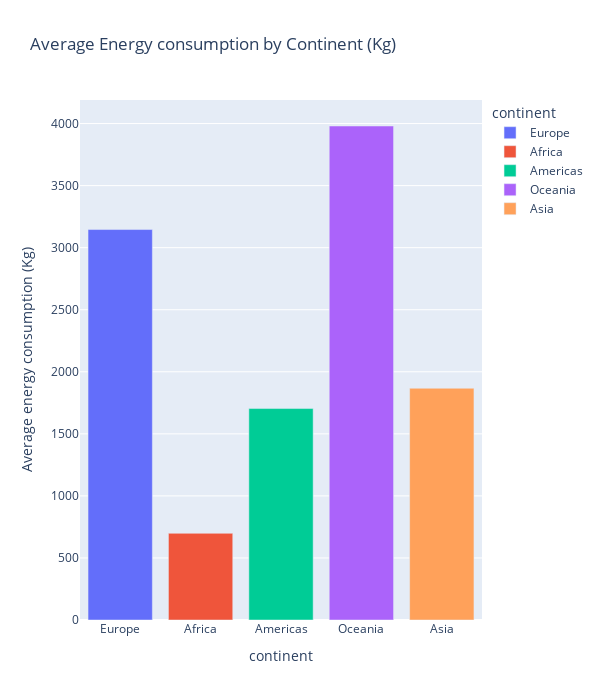

Source (notebook cell):
### Code cell
#Relationship between continent vs Energy used.
#Calculate mean consumption for each continent
pltly.offline.init_notebook_mode(connected=True)
energy_data = my_data[["continent", "Year",
                       "Energy use (kg of oil equivalent per capita)"]]
#remove missing data
energy_data = energy_data.dropna()

#Calculate mean consumption for each column
mean_dictionary = {}

for i in energy_data["continent"].unique():
    mean = energy_data[energy_data["continent"] == i]["Energy use (kg of oil equivalent per capita)"].mean()
    mean_dictionary[i] = mean

mean_dictionary_df = pd.DataFrame(list(mean_dictionary.items()))
mean_dictionary_df.columns = ["continent","Average energy consumption (Kg)"]

fig = pltx.bar(mean_dictionary_df,
               y="Average energy consumption (Kg)",
               x="continent",
               orientation="v",
               color="continent",
               width=600,
               height=700,
               title="Average Energy consumption by Continent (Kg)"
               )
fig.show()

### Figure 1 — Plotly figure (JSON) as saved in the notebook; plotly's stock layout.template omitted (floating-point values rounded to 4 significant figures)
{"data": [{"alignmentgroup": "True", "hovertemplate": "continent=%{x}<br>Average energy consumption (Kg)=%{y}<extra></extra>", "legendgroup": "Europe", "marker": {"color": "#636efa", "pattern": {"shape": ""}}, "name": "Europe", "offsetgroup": "Europe", "orientation": "v", "showlegend": true, "textposition": "auto", "type": "bar", "x": ["Europe"], "xaxis": "x", "y": [3146.0], "yaxis": "y"}, {"alignmentgroup": "True", "hovertemplate": "continent=%{x}<br>Average energy consumption (Kg)=%{y}<extra></extra>", "legendgroup": "Africa", "marker": {"color": "#EF553B", "pattern": {"shape": ""}}, "name": "Africa", "offsetgroup": "Africa", "orientation": "v", "showlegend": true, "textposition": "auto", "type": "bar", "x": ["Africa"], "xaxis": "x", "y": [698.5], "yaxis": "y"}, {"alignmentgroup": "True", "hovertemplate": "continent=%{x}<br>Average energy consumption (Kg)=%{y}<extra></extra>", "legendgroup": "Americas", "marker": {"color": "#00cc96", "pattern": {"shape": ""}}, "name": "Americas", "offsetgroup": "Americas", "orientation": "v", "showlegend": true, "textposition": "auto", "type": "bar", "x": ["Americas"], "xaxis": "x", "y": [1704.0], "yaxis": "y"}, {"alignmentgroup": "True", "hovertemplate": "continent=%{x}<br>Average energy consumption (Kg)=%{y}<extra></extra>", "legendgroup": "Oceania", "marker": {"color": "#ab63fa", "pattern": {"shape": ""}}, "name": "Oceania", "offsetgroup": "Oceania", "orientation": "v", "showlegend": true, "textposition": "auto", "type": "bar", "x": ["Oceania"], "xaxis": "x", "y": [3980.0], "yaxis": "y"}, {"alignmentgroup": "True", "hovertemplate": "continent=%{x}<br>Average energy consumption (Kg)=%{y}<extra></extra>", "legendgroup": "Asia", "marker": {"color": "#FFA15A", "pattern": {"shape": ""}}, "name": "Asia", "offsetgroup": "Asia", "orientation": "v", "showlegend": true, "textposition": "auto", "type": "bar", "x": ["Asia"], "xaxis": "x", "y": [1867.0], "yaxis": "y"}], "layout": {"barmode": "relative", "height": 700, "legend": {"title": {"text": "continent"}, "tracegroupgap": 0}, "title": {"text": "Average Energy consumption by Continent (Kg)"}, "width": 600, "xaxis": {"anchor": "y", "categoryarray": ["Europe", "Africa", "Americas", "Oceania", "Asia"], "categoryorder": "array", "domain": [0, 1], "title": {"text": "continent"}}, "yaxis": {"anchor": "x", "domain": [0, 1], "title": {"text": "Average energy consumption (Kg)"}}}}
